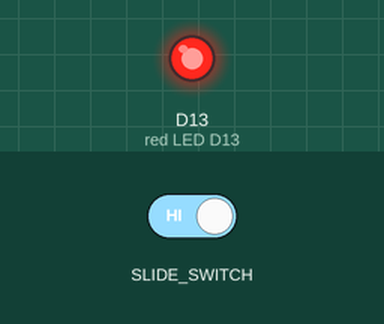
A program run on a simulated Circuit Playground running CircuitPython. Shown: output pins drawn as LEDs (lit = HIGH). The test bench sets the inputs (shaded band).

Above: at 1.2 s.
1.3 s: slide switch moved to the right
At 1.6 s:
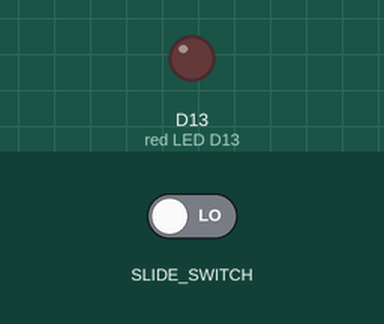
2.8 s: slide switch moved to the left
At 4.0 s:
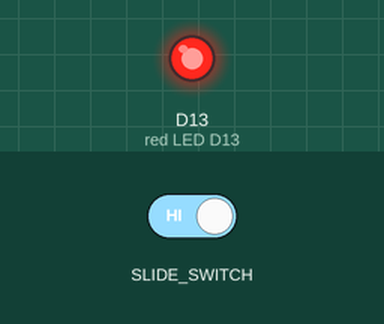
Timing chart, 0 to 5.8 s (numbered marks = the images above; inputs shaded):
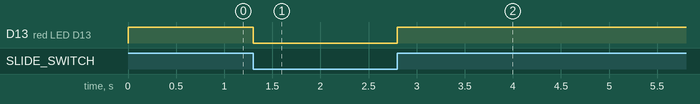

The program:

cpx_slide_switch_red_led.py
```python
"""This example uses the slide switch to control the little red LED."""
from adafruit_circuitplayground.express import cpx

while True:
    if cpx.switch:
        cpx.red_led = True
    else:
        cpx.red_led = False
```

Measured:
- after the input at 1.3 s, D13 (red LED D13): HIGH → LOW at once
- after the input at 2.8 s, D13 (red LED D13): LOW → HIGH at once
